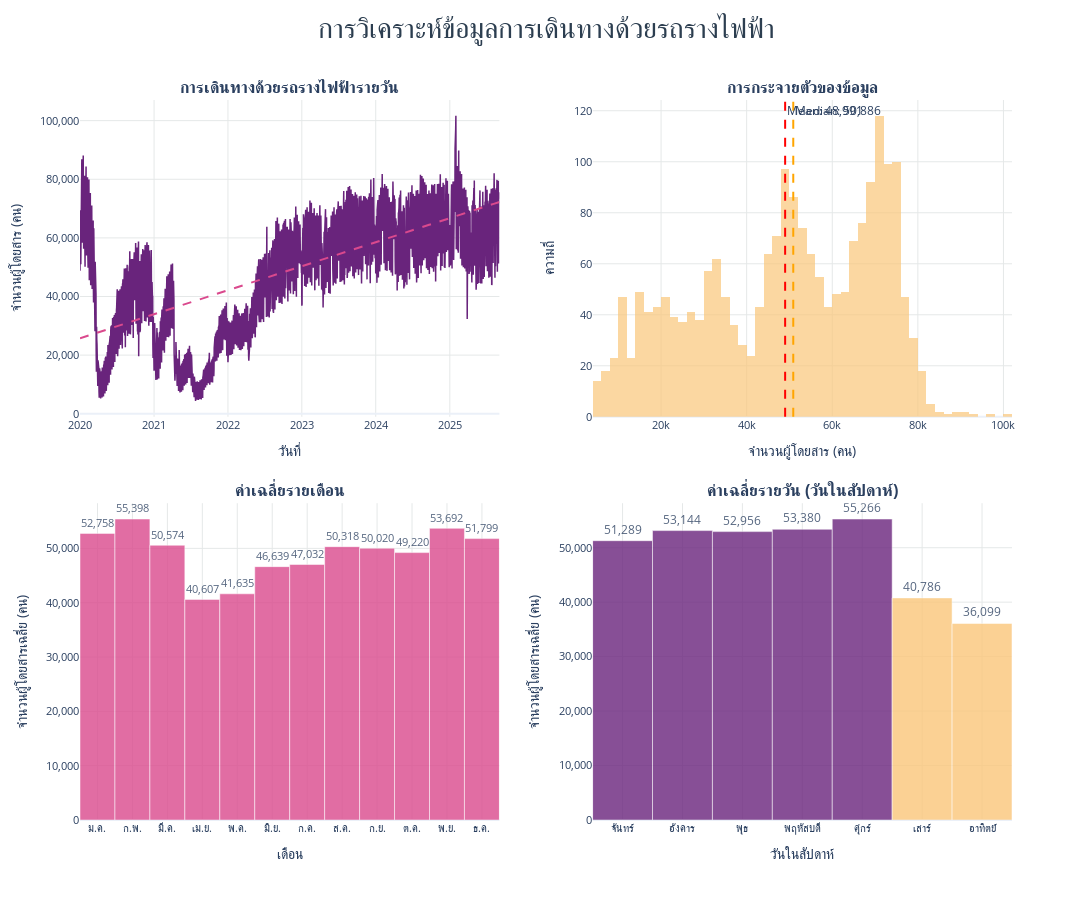

The notebook cell saved with this chart:
### Code cell
# Time series visualization with Plotly Express
import plotly.express as px
import plotly.graph_objects as go
from plotly.subplots import make_subplots

# สร้าง time series data
ts_arl_data = pd.Series(df['รถไฟฟ้า ARL'].values, 
                   index=pd.date_range(start='2020-01-01', 
                                     periods=len(df), 
                                     freq='D'))

# แสดงข้อมูล 5 แถวแรก
print("First 5 rows:")
print(ts_road_data.head())

# แสดงข้อมูลเชิงสถิติพื้นฐาน
print("\nBasic statistics:")
print(ts_road_data.describe())

# เตรียมข้อมูลสำหรับ plotly
df_plot = pd.DataFrame({
    'วันที่': ts_road_data.index,
    'ราง': ts_road_data.values
})

# เพิ่มข้อมูลการวิเคราะห์
df_plot['เดือน'] = df_plot['วันที่'].dt.month
df_plot['วันในสัปดาห์'] = df_plot['วันที่'].dt.dayofweek
df_plot['ปี'] = df_plot['วันที่'].dt.year

# กำหนดสีธีม
colors = {
    'primary': '#69247C',
    'secondary': '#DA498D', 
    'accent': '#FAC67A',
    'background': '#2C3E50'
}

# สร้าง subplots
fig = make_subplots(
    rows=2, cols=2,
    subplot_titles=[
        '<b>การเดินทางด้วยรถรางไฟฟ้ารายวัน</b>',
        '<b>การกระจายตัวของข้อมูล</b>',
        '<b>ค่าเฉลี่ยรายเดือน</b>',
        '<b>ค่าเฉลี่ยรายวัน (วันในสัปดาห์)</b>'
    ],
    specs=[[{"secondary_y": False}, {"secondary_y": False}],
           [{"secondary_y": False}, {"secondary_y": False}]],
    vertical_spacing=0.12,
    horizontal_spacing=0.1
)

# 1. Time Series หลัก
fig.add_trace(
    go.Scatter(
        x=df_plot['วันที่'],
        y=df_plot['ราง'],
        mode='lines',
        name='จำนวนผู้โดยสาร',
        line=dict(color=colors['primary'], width=1.5),
        hovertemplate='<b>%{x}</b><br>จำนวนผู้โดยสาร: %{y:,.0f} คน<extra></extra>'
    ),
    row=1, col=1
)

# เพิ่ม trend line
z = np.polyfit(range(len(ts_road_data)), ts_road_data.values, 1)
trend_line = z[0] * np.arange(len(ts_road_data)) + z[1]
fig.add_trace(
    go.Scatter(
        x=df_plot['วันที่'],
        y=trend_line,
        mode='lines',
        name=f'Trend: {z[0]:.2f}',
        line=dict(color=colors['secondary'], width=2, dash='dash'),
        hovertemplate='<b>Trend</b><br>%{y:,.0f} คน<extra></extra>'
    ),
    row=1, col=1
)

# 2. Histogram
fig.add_trace(
    go.Histogram(
        x=df_plot['ราง'],
        nbinsx=50,
        name='การกระจายตัว',
        marker_color=colors['accent'],
        opacity=0.7,
        hovertemplate='ช่วง: %{x:,.0f}<br>ความถี่: %{y}<extra></extra>'
    ),
    row=1, col=2
)

# เพิ่มเส้นค่าเฉลี่ยและค่ากลาง
mean_val = ts_road_data.mean()
median_val = ts_road_data.median()

fig.add_vline(
    x=mean_val, 
    line=dict(color='red', dash='dash', width=2),
    annotation_text=f'Mean: {mean_val:,.0f}',
    row=1, col=2
)

fig.add_vline(
    x=median_val,
    line=dict(color='orange', dash='dash', width=2), 
    annotation_text=f'Median: {median_val:,.0f}',
    row=1, col=2
)

# 3. Monthly pattern
monthly_data = df_plot.groupby('เดือน')['ราง'].mean()
month_names = ['ม.ค.', 'ก.พ.', 'มี.ค.', 'เม.ย.', 'พ.ค.', 'มิ.ย.',
               'ก.ค.', 'ส.ค.', 'ก.ย.', 'ต.ค.', 'พ.ย.', 'ธ.ค.']

fig.add_trace(
    go.Bar(
        x=month_names,
        y=monthly_data.values,
        name='ค่าเฉลี่ยรายเดือน',
        marker_color=colors['secondary'],
        opacity=0.8,
        text=[f'{v:,.0f}' for v in monthly_data.values],
        textposition='outside',
        hovertemplate='<b>%{x}</b><br>ค่าเฉลี่ย: %{y:,.0f} คน<extra></extra>'
    ),
    row=2, col=1
)

# 4. Weekly pattern
weekly_data = df_plot.groupby('วันในสัปดาห์')['ราง'].mean()
day_names = ['จันทร์', 'อังคาร', 'พุธ', 'พฤหัสบดี', 'ศุกร์', 'เสาร์', 'อาทิตย์']
bar_colors = [colors['primary'] if i < 5 else colors['accent'] for i in range(7)]

fig.add_trace(
    go.Bar(
        x=day_names,
        y=weekly_data.values,
        name='ค่าเฉลี่ยรายวัน',
        marker_color=bar_colors,
        opacity=0.8,
        text=[f'{v:,.0f}' for v in weekly_data.values],
        textposition='outside',
        hovertemplate='<b>%{x}</b><br>ค่าเฉลี่ย: %{y:,.0f} คน<extra></extra>'
    ),
    row=2, col=2
)

# ปรับแต่งกราฟ
fig.update_layout(
    title={
        'text': 'การวิเคราะห์ข้อมูลการเดินทางด้วยรถรางไฟฟ้า',
        'y': 0.98,
        'x': 0.5,
        'xanchor': 'center',
        'yanchor': 'top',
        'font': dict(size=28, color=colors['background'])
    },
    showlegend=False,
    height=900,
    width=1400,
    template='plotly_white',
    plot_bgcolor='white',
    paper_bgcolor='white'
)

# ปรับแต่ง axes
for row in range(1, 3):
    for col in range(1, 3):
        fig.update_xaxes(
            showgrid=True,
            gridwidth=1,
            gridcolor='#E5E8E8',
            tickfont=dict(size=11),
            row=row, col=col
        )
        fig.update_yaxes(
            showgrid=True,
            gridwidth=1,
            gridcolor='#E5E8E8',
            tickfont=dict(size=11),
            tickformat=',d',
            row=row, col=col
        )

# ปรับแต่งชื่อแกน
fig.update_xaxes(title_text='วันที่', title_font=dict(size=14), row=1, col=1)
fig.update_xaxes(title_text='จำนวนผู้โดยสาร (คน)', title_font=dict(size=14), row=1, col=2)
fig.update_xaxes(title_text='เดือน', title_font=dict(size=14), row=2, col=1)
fig.update_xaxes(title_text='วันในสัปดาห์', title_font=dict(size=14), row=2, col=2)

fig.update_yaxes(title_text='จำนวนผู้โดยสาร (คน)', title_font=dict(size=14), row=1, col=1)
fig.update_yaxes(title_text='ความถี่', title_font=dict(size=14), row=1, col=2)
fig.update_yaxes(title_text='จำนวนผู้โดยสารเฉลี่ย (คน)', title_font=dict(size=14), row=2, col=1)
fig.update_yaxes(title_text='จำนวนผู้โดยสารเฉลี่ย (คน)', title_font=dict(size=14), row=2, col=2)

# แสดงกราฟ
fig.show()

# แสดงข้อมูลสถิติเพิ่มเติม
print(f"\n📊 สถิติเพิ่มเติม:")
print(f"• ค่าสูงสุด: {ts_road_data.max():,.0f} คน (วันที่ {ts_road_data.idxmax().strftime('%Y-%m-%d')})")
print(f"• ค่าต่ำสุด: {ts_road_data.min():,.0f} คน (วันที่ {ts_road_data.idxmin().strftime('%Y-%m-%d')})")
print(f"• ค่าเฉลี่ย: {ts_road_data.mean():,.0f} คน")
print(f"• ส่วนเบี่ยงเบนมาตรฐาน: {ts_road_data.std():,.0f} คน")
print(f"• ค่ากลาง: {ts_road_data.median():,.0f} คน")
print(f"• ช่วงข้อมูล: {ts_road_data.max() - ts_road_data.min():,.0f} คน")
print(f"• ค่าเฉลี่ยวันธรรมดา: {weekly_data[:5].mean():,.0f} คน")
print(f"• ค่าเฉลี่ยวันหยุดสุดสัปดาห์: {weekly_data[5:].mean():,.0f} คน")

### Figure 1 — Plotly figure (JSON) as saved in the notebook; plotly's stock layout.template omitted (floating-point values rounded to 4 significant figures; data arrays with more than 128 entries replaced by an {"elided": "..."} marker saying what was removed)
{"data": [{"hovertemplate": "<b>%{x}</b><br>จำนวนผู้โดยสาร: %{y:,.0f} คน<extra></extra>", "line": {"color": "#69247C", "width": 1.5}, "mode": "lines", "name": "จำนวนผู้โดยสาร", "type": "scatter", "x": {"elided": "2073 str values"}, "xaxis": "x", "y": {"elided": "2073 int values"}, "yaxis": "y"}, {"hovertemplate": "<b>Trend</b><br>%{y:,.0f} คน<extra></extra>", "line": {"color": "#DA498D", "dash": "dash", "width": 2}, "mode": "lines", "name": "Trend: 22.44", "type": "scatter", "x": {"elided": "2073 str values"}, "xaxis": "x", "y": {"elided": "2073 float values"}, "yaxis": "y"}, {"hovertemplate": "ช่วง: %{x:,.0f}<br>ความถี่: %{y}<extra></extra>", "marker": {"color": "#FAC67A"}, "name": "การกระจายตัว", "nbinsx": 50, "opacity": 0.7, "type": "histogram", "x": {"elided": "2073 int values"}, "xaxis": "x2", "yaxis": "y2"}, {"hovertemplate": "<b>%{x}</b><br>ค่าเฉลี่ย: %{y:,.0f} คน<extra></extra>", "marker": {"color": "#DA498D"}, "name": "ค่าเฉลี่ยรายเดือน", "opacity": 0.8, "text": ["52,758", "55,398", "50,574", "40,607", "41,635", "46,639", "47,032", "50,318", "50,020", "49,220", "53,692", "51,799"], "textposition": "outside", "type": "bar", "x": ["ม.ค.", "ก.พ.", "มี.ค.", "เม.ย.", "พ.ค.", "มิ.ย.", "ก.ค.", "ส.ค.", "ก.ย.", "ต.ค.", "พ.ย.", "ธ.ค."], "xaxis": "x3", "y": [52760.0, 55400.0, 50570.0, 40610.0, 41630.0, 46640.0, 47030.0, 50320.0, 50020.0, 49220.0, 53690.0, 51800.0], "yaxis": "y3"}, {"hovertemplate": "<b>%{x}</b><br>ค่าเฉลี่ย: %{y:,.0f} คน<extra></extra>", "marker": {"color": ["#69247C", "#69247C", "#69247C", "#69247C", "#69247C", "#FAC67A", "#FAC67A"]}, "name": "ค่าเฉลี่ยรายวัน", "opacity": 0.8, "text": ["51,289", "53,144", "52,956", "53,380", "55,266", "40,786", "36,099"], "textposition": "outside", "type": "bar", "x": ["จันทร์", "อังคาร", "พุธ", "พฤหัสบดี", "ศุกร์", "เสาร์", "อาทิตย์"], "xaxis": "x4", "y": [51290.0, 53140.0, 52960.0, 53380.0, 55270.0, 40790.0, 36100.0], "yaxis": "y4"}], "layout": {"annotations": [{"font": {"size": 16}, "showarrow": false, "text": "<b>การเดินทางด้วยรถรางไฟฟ้ารายวัน</b>", "x": 0.225, "xanchor": "center", "xref": "paper", "y": 1, "yanchor": "bottom", "yref": "paper"}, {"font": {"size": 16}, "showarrow": false, "text": "<b>การกระจายตัวของข้อมูล</b>", "x": 0.775, "xanchor": "center", "xref": "paper", "y": 1, "yanchor": "bottom", "yref": "paper"}, {"font": {"size": 16}, "showarrow": false, "text": "<b>ค่าเฉลี่ยรายเดือน</b>", "x": 0.225, "xanchor": "center", "xref": "paper", "y": 0.44, "yanchor": "bottom", "yref": "paper"}, {"font": {"size": 16}, "showarrow": false, "text": "<b>ค่าเฉลี่ยรายวัน (วันในสัปดาห์)</b>", "x": 0.775, "xanchor": "center", "xref": "paper", "y": 0.44, "yanchor": "bottom", "yref": "paper"}, {"showarrow": false, "text": "Mean: 48,991", "x": 48990.0, "xanchor": "left", "xref": "x2", "y": 1, "yanchor": "top", "yref": "y2 domain"}, {"showarrow": false, "text": "Median: 50,886", "x": 50886, "xanchor": "left", "xref": "x2", "y": 1, "yanchor": "top", "yref": "y2 domain"}], "height": 900, "paper_bgcolor": "white", "plot_bgcolor": "white", "shapes": [{"line": {"color": "red", "dash": "dash", "width": 2}, "type": "line", "x0": 48990.0, "x1": 48990.0, "xref": "x2", "y0": 0, "y1": 1, "yref": "y2 domain"}, {"line": {"color": "orange", "dash": "dash", "width": 2}, "type": "line", "x0": 50886, "x1": 50886, "xref": "x2", "y0": 0, "y1": 1, "yref": "y2 domain"}], "showlegend": false, "title": {"font": {"color": "#2C3E50", "size": 28}, "text": "การวิเคราะห์ข้อมูลการเดินทางด้วยรถรางไฟฟ้า", "x": 0.5, "xanchor": "center", "y": 0.98, "yanchor": "top"}, "width": 1400, "xaxis": {"anchor": "y", "domain": [0, 0.45], "gridcolor": "#E5E8E8", "gridwidth": 1, "showgrid": true, "tickfont": {"size": 11}, "title": {"font": {"size": 14}, "text": "วันที่"}}, "xaxis2": {"anchor": "y2", "domain": [0.55, 1], "gridcolor": "#E5E8E8", "gridwidth": 1, "showgrid": true, "tickfont": {"size": 11}, "title": {"font": {"size": 14}, "text": "จำนวนผู้โดยสาร (คน)"}}, "xaxis3": {"anchor": "y3", "domain": [0, 0.45], "gridcolor": "#E5E8E8", "gridwidth": 1, "showgrid": true, "tickfont": {"size": 11}, "title": {"font": {"size": 14}, "text": "เดือน"}}, "xaxis4": {"anchor": "y4", "domain": [0.55, 1], "gridcolor": "#E5E8E8", "gridwidth": 1, "showgrid": true, "tickfont": {"size": 11}, "title": {"font": {"size": 14}, "text": "วันในสัปดาห์"}}, "yaxis": {"anchor": "x", "domain": [0.56, 1], "gridcolor": "#E5E8E8", "gridwidth": 1, "showgrid": true, "tickfont": {"size": 11}, "tickformat": ",d", "title": {"font": {"size": 14}, "text": "จำนวนผู้โดยสาร (คน)"}}, "yaxis2": {"anchor": "x2", "domain": [0.56, 1], "gridcolor": "#E5E8E8", "gridwidth": 1, "showgrid": true, "tickfont": {"size": 11}, "tickformat": ",d", "title": {"font": {"size": 14}, "text": "ความถี่"}}, "yaxis3": {"anchor": "x3", "domain": [0, 0.44], "gridcolor": "#E5E8E8", "gridwidth": 1, "showgrid": true, "tickfont": {"size": 11}, "tickformat": ",d", "title": {"font": {"size": 14}, "text": "จำนวนผู้โดยสารเฉลี่ย (คน)"}}, "yaxis4": {"anchor": "x4", "domain": [0, 0.44], "gridcolor": "#E5E8E8", "gridwidth": 1, "showgrid": true, "tickfont": {"size": 11}, "tickformat": ",d", "title": {"font": {"size": 14}, "text": "จำนวนผู้โดยสารเฉลี่ย (คน)"}}}}
